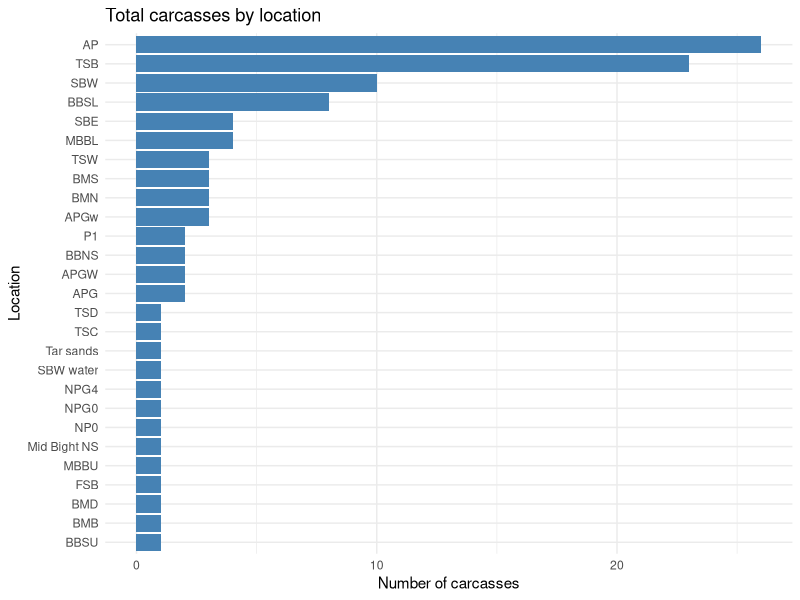
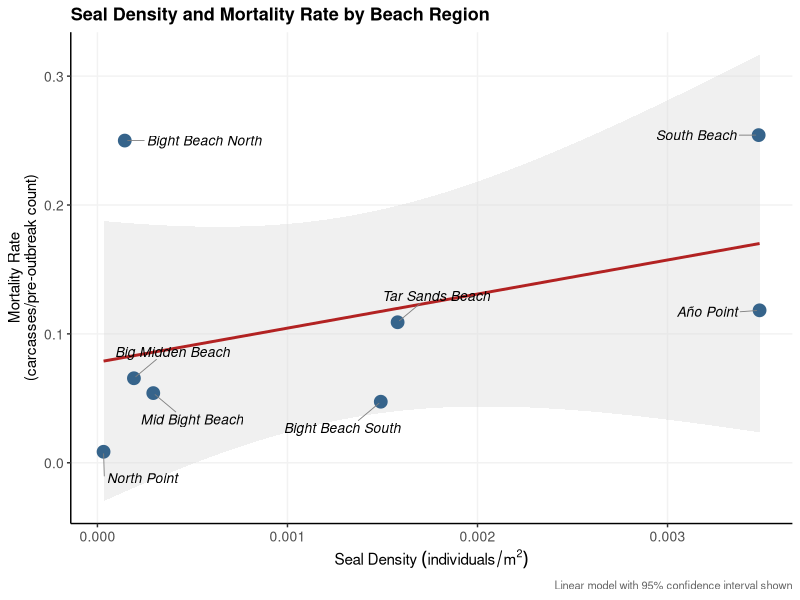

The R source for these figures, in order:
library(tidyverse)
library(dplyr)

carcassdata<- read_csv("ML_all_carcasses_2026_April23.csv",
               quote = '"')

glimpse(carcassdata)
carcassdata |> 
  count(area, sort = TRUE) |> 
  print(n = 27)
carcassdata |> 
  count(area, sort = TRUE) |> 
  ggplot(aes(x = reorder(area, n), y = n)) +
  geom_col(fill = "steelblue") +
  coord_flip() +
  labs(
    title = "Total carcasses by location",
    x = "Location",
    y = "Number of carcasses"
  ) +
  theme_minimal()
X20210221SegementAreaCount <- read_csv("20210221SegementAreaCount.csv")

#adding in density column=individuals/area
DensityDS <- X20210221SegementAreaCount %>%
  mutate(density = NUMPOINTS / area_sqm)

view(DensityDS)

#renaming and modifing existing columns
DensityDS <- DensityDS %>% rename(number_individuals = NUMPOINTS, beach_location = Beach)
DensityDS <- DensityDS %>% select(-fid)
DensityDS <- DensityDS %>% rename(number_individuals_alive = number_individuals)

#getting number of dead individuals, merging APGW and APGw into one location
carcasscount <- carcassdata %>%
  mutate(area = case_when(
    area == "APGW" ~ "APGw",
    TRUE ~ area
  )) %>%
  group_by(area) %>%
  summarise(number_individuals_dead = n())

#joining tables, keeping all locations even if no density match
combined <- DensityDS %>%
  full_join(carcasscount, by = c("beach_location" = "area"))

#replace Na in number_individuals_dead with 0
combined$number_individuals_dead[is.na(combined$number_individuals_dead)] <- 0

#adding mortality rate column
combined <- combined %>%
  mutate(mortality_rate = number_individuals_dead / number_individuals_alive)

#replacing NaN and inf with 0
combined <- combined %>%
  mutate(across(everything(), ~ifelse(is.nan(.), 0, .)))%>%
  mutate(across(everything(),~ifelse(is.infinite(.), 0, .)))

#deleting repeating rows (17,18,19,20)
combined <- combined %>% slice(-c(17, 18, 19,20)) 

#combining SBW water with SBW and Tar sands with TSB and Mid Bight NS to MBBL
combined$number_individuals_dead[combined$beach_location == "SBW"] <- combined$number_individuals_dead[combined$beach_location == "SBW"] + combined$number_individuals_dead[combined$beach_location == "SBW water"]

combined$number_individuals_dead[combined$beach_location == "TSB"] <- combined$number_individuals_dead[combined$beach_location == "TSB"] + combined$number_individuals_dead[combined$beach_location == "Tar sands"]

combined$number_individuals_dead[combined$beach_location == "MBBL"] <- combined$number_individuals_dead[combined$beach_location == "MBBL"] + combined$number_individuals_dead[combined$beach_location == "Mid Bight NS"]

#remove SBW water and Tar sands
combined <- combined[-c(39,40,37), ]

#grouping locations together to see if there is a larger scale trend
unique(combined$beach_location)

combinedlocation <- combined %>%
  mutate(combinedlocation = case_when(
    beach_location %in% c("NP", "NPC", "NP0", "NP1", "NP2", "NP3", "NP4", "NP5", "NPG0", "NPGa", "NPG1", "NPG4", "NPD")          ~ "North Point",
    beach_location %in% c("BBN", "BBNS", "BBNN")    ~ "Bight Beach North",
    beach_location %in% c("MBBL", "MBBU", "Mid Bight NS")              ~ "Mid Bight Beach",
    beach_location %in% c("BMB", "BMNN", "BMD","BMC", "BMS","BMD", "BMN")              ~ "Big Midden Beach",
    beach_location %in% c("BBSL", "BBSU","")              ~ "Bight Beach South",
    beach_location %in% c("AP", "APG","APGw")              ~ "Año Point",
    beach_location %in% c("SBW", "SBE", "SBW water")              ~ "South Beach",
    beach_location %in% c("TSW", "TSC", "TSD", "TSE","Tar sands","TSB")              ~ "Tar Sands Beach",
    beach_location %in% c("FSB")              ~ "Fault Slip Beach",
    TRUE                                    ~ beach_location  # keeps anything not listed as-is
  ))

#combining data for respective location groups

combinedlocation <- combinedlocation %>%
  group_by(combinedlocation) %>%
  summarise(
    number_individuals_dead = sum(number_individuals_dead),
    number_individuals_alive = sum(number_individuals_alive),
    area_sqm = sum(area_sqm),
    mortality_rate = number_individuals_dead / number_individuals_alive,
    density = number_individuals_dead / area_sqm
  )

#making Nan and inf=0 so density and mortality calcs can go through
combinedlocation <- combinedlocation %>%
  mutate(across(everything(), ~ifelse(is.nan(.), 0, .)))%>%
  mutate(across(everything(),~ifelse(is.infinite(.), 0, .)))

view(combinedlocation)


#summary stats for combined Density vs MR (not stat sig)
model <- lm(density ~ mortality_rate, data = combined)
summary(model)

#summary stats for combined location Density vs MR
combinedlocationmodel <- lm(density ~ mortality_rate, data = combinedlocation)
summary(combinedlocationmodel)

#scatterplot density vs mortality rate with combined (emiting NA)


install.packages("ggrepel")

library(ggrepel)

my_plot <- combinedlocation %>%
  filter(!is.na(density) & !is.na(mortality_rate)) %>%
  filter(density > 0 & mortality_rate > 0) %>%
  ggplot(aes(x = density, y = mortality_rate, label = combinedlocation)) +
  geom_smooth(method = "lm", se = TRUE, color = "firebrick", fill = "grey85") +
  geom_point(size = 4, color = "steelblue4") +
  geom_text_repel(
    size = 3.5,
    fontface = "italic",
    box.padding = 1,
    point.padding = 0.1,
    segment.color = "grey50",
    segment.size = 0.3,
    max.overlaps = Inf
  ) +
  labs(
    title = "Seal Density and Mortality Rate by Beach Region",
    x = expression("Seal Density" ~ (individuals/m^2)),
    y = "Mortality Rate\n(carcasses/pre-outbreak count)",
    caption = "Linear model with 95% confidence interval shown"
  ) +
  theme_classic() +
  theme(
    plot.title = element_text(size = 13, face = "bold"),
    plot.caption = element_text(size = 8, color = "grey40"),
    axis.title = element_text(size = 11),
    axis.text = element_text(size = 10),
    panel.grid.major = element_line(color = "grey95")
  )

ggsave("density_mortality_plot.png",
       plot = my_plot,
       width = dev.size("in")[1],
       height = dev.size("in")[2],
       dpi = 300)
